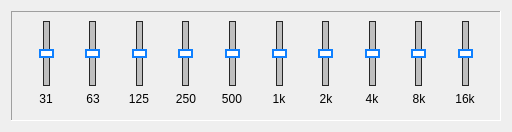
      <widget class="QWidget" name="EQ1">
       <attribute name="title">
        <string>EQ1</string>
       </attribute>
       <layout class="QVBoxLayout" name="verticalLayout_2">
        <item>
         <widget class="QFrame" name="EQ1_frame">
          <property name="sizePolicy">
           <sizepolicy hsizetype="Fixed" vsizetype="Fixed">
            <horstretch>0</horstretch>
            <verstretch>0</verstretch>
           </sizepolicy>
          </property>
          <property name="minimumSize">
           <size>
            <width>490</width>
            <height>110</height>
           </size>
          </property>
          <property name="maximumSize">
           <size>
            <width>490</width>
            <height>110</height>
           </size>
          </property>
          <property name="frameShape">
           <enum>QFrame::Panel</enum>
          </property>
          <property name="frameShadow">
           <enum>QFrame::Sunken</enum>
          </property>
          <layout class="QHBoxLayout" name="horizontalLayout">
           <item>
            <spacer name="horizontalSpacer">
             <property name="orientation">
              <enum>Qt::Horizontal</enum>
             </property>
             <property name="sizeType">
              <enum>QSizePolicy::Fixed</enum>
             </property>
             <property name="sizeHint" stdset="0">
              <size>
               <width>5</width>
               <height>20</height>
              </size>
             </property>
            </spacer>
           </item>
           <item>
            <layout class="QVBoxLayout" name="Band1">
             <item alignment="Qt::AlignHCenter">
              <widget class="QSlider" name="EQ1_31">
               <property name="minimumSize">
                <size>
                 <width>0</width>
                 <height>65</height>
                </size>
               </property>
               <property name="maximumSize">
                <size>
                 <width>16777215</width>
                 <height>65</height>
                </size>
               </property>
               <property name="font">
                <font>
                 <kerning>true</kerning>
                </font>
               </property>
               <property name="styleSheet">
                <string notr="true">.QSlider::groove:vertical {
    border: 1px solid #262626;
	background: rgb(191, 191, 191);
	width: 5px;
	margin: 0 12px;
}

.QSlider::handle:vertical {
    background: white;
    border: 2px solid rgb(15, 128, 255);
    height: 5px;
    width: 10px;
	margin: 0px -5px
	
}


</string>
               </property>
               <property name="minimum">
                <number>-1</number>
               </property>
               <property name="maximum">
                <number>1</number>
               </property>
               <property name="pageStep">
                <number>1</number>
               </property>
               <property name="value">
                <number>0</number>
               </property>
               <property name="tracking">
                <bool>true</bool>
               </property>
               <property name="orientation">
                <enum>Qt::Vertical</enum>
               </property>
               <property name="invertedAppearance">
                <bool>false</bool>
               </property>
               <property name="invertedControls">
                <bool>false</bool>
               </property>
              </widget>
             </item>
             <item alignment="Qt::AlignHCenter|Qt::AlignTop">
              <widget class="QLabel" name="EQ1_31_Lab">
               <property name="minimumSize">
                <size>
                 <width>30</width>
                 <height>0</height>
                </size>
               </property>
               <property name="maximumSize">
                <size>
                 <width>30</width>
                 <height>16777215</height>
                </size>
               </property>
               <property name="text">
                <string>31</string>
               </property>
               <property name="alignment">
                <set>Qt::AlignCenter</set>
               </property>
              </widget>
             </item>
            </layout>
           </item>
           <item>
            <layout class="QVBoxLayout" name="Band2">
             <item alignment="Qt::AlignHCenter">
              <widget class="QSlider" name="EQ1_63">
               <property name="minimumSize">
                <size>
                 <width>0</width>
                 <height>65</height>
                </size>
               </property>
               <property name="maximumSize">
                <size>
                 <width>16777215</width>
                 <height>65</height>
                </size>
               </property>
               <property name="font">
                <font>
                 <kerning>true</kerning>
                </font>
               </property>
               <property name="styleSheet">
                <string notr="true">.QSlider::groove:vertical {
    border: 1px solid #262626;
	background: rgb(191, 191, 191);
	width: 5px;
	margin: 0 12px;
}

.QSlider::handle:vertical {
    background: white;
    border: 2px solid rgb(15, 128, 255);
    height: 5px;
    width: 10px;
	margin: 0px -5px
	
}


</string>
               </property>
               <property name="minimum">
                <number>-1</number>
               </property>
               <property name="maximum">
                <number>1</number>
               </property>
               <property name="pageStep">
                <number>1</number>
               </property>
               <property name="tracking">
                <bool>true</bool>
               </property>
               <property name="orientation">
                <enum>Qt::Vertical</enum>
               </property>
               <property name="invertedAppearance">
                <bool>false</bool>
               </property>
               <property name="invertedControls">
                <bool>false</bool>
               </property>
              </widget>
             </item>
             <item alignment="Qt::AlignHCenter|Qt::AlignTop">
              <widget class="QLabel" name="EQ1_63_Lab">
               <property name="minimumSize">
                <size>
                 <width>30</width>
                 <height>0</height>
                </size>
               </property>
               <property name="maximumSize">
                <size>
                 <width>30</width>
                 <height>16777215</height>
                </size>
               </property>
               <property name="text">
                <string>63</string>
               </property>
               <property name="alignment">
                <set>Qt::AlignCenter</set>
               </property>
              </widget>
             </item>
            </layout>
           </item>
           <item>
            <layout class="QVBoxLayout" name="Band3">
             <item alignment="Qt::AlignHCenter">
              <widget class="QSlider" name="EQ1_125">
               <property name="minimumSize">
                <size>
                 <width>0</width>
                 <height>65</height>
                </size>
               </property>
               <property name="maximumSize">
                <size>
                 <width>16777215</width>
                 <height>65</height>
                </size>
               </property>
               <property name="font">
                <font>
                 <kerning>true</kerning>
                </font>
               </property>
               <property name="styleSheet">
                <string notr="true">.QSlider::groove:vertical {
    border: 1px solid #262626;
	background: rgb(191, 191, 191);
	width: 5px;
	margin: 0 12px;
}

.QSlider::handle:vertical {
    background: white;
    border: 2px solid rgb(15, 128, 255);
    height: 5px;
    width: 10px;
	margin: 0px -5px
	
}


</string>
               </property>
               <property name="minimum">
                <number>-1</number>
               </property>
               <property name="maximum">
                <number>1</number>
               </property>
               <property name="pageStep">
                <number>1</number>
               </property>
               <property name="tracking">
                <bool>true</bool>
               </property>
               <property name="orientation">
                <enum>Qt::Vertical</enum>
               </property>
               <property name="invertedAppearance">
                <bool>false</bool>
               </property>
               <property name="invertedControls">
                <bool>false</bool>
               </property>
              </widget>
             </item>
             <item alignment="Qt::AlignHCenter|Qt::AlignTop">
              <widget class="QLabel" name="EQ1_125_Lab">
               <property name="minimumSize">
                <size>
                 <width>30</width>
                 <height>0</height>
                </size>
               </property>
               <property name="maximumSize">
                <size>
                 <width>30</width>
                 <height>16777215</height>
                </size>
               </property>
               <property name="text">
                <string>125</string>
               </property>
               <property name="alignment">
                <set>Qt::AlignCenter</set>
               </property>
              </widget>
             </item>
            </layout>
           </item>
           <item>
            <layout class="QVBoxLayout" name="Band4">
             <item alignment="Qt::AlignHCenter">
              <widget class="QSlider" name="EQ1_250">
               <property name="minimumSize">
                <size>
                 <width>0</width>
                 <height>65</height>
                </size>
               </property>
               <property name="maximumSize">
                <size>
                 <width>16777215</width>
                 <height>65</height>
                </size>
               </property>
               <property name="font">
                <font>
                 <kerning>true</kerning>
                </font>
               </property>
               <property name="styleSheet">
                <string notr="true">.QSlider::groove:vertical {
    border: 1px solid #262626;
	background: rgb(191, 191, 191);
	width: 5px;
	margin: 0 12px;
}

.QSlider::handle:vertical {
    background: white;
    border: 2px solid rgb(15, 128, 255);
    height: 5px;
    width: 10px;
	margin: 0px -5px
	
}


</string>
               </property>
               <property name="minimum">
                <number>-1</number>
               </property>
               <property name="maximum">
                <number>1</number>
               </property>
               <property name="pageStep">
                <number>1</number>
               </property>
               <property name="tracking">
                <bool>true</bool>
               </property>
               <property name="orientation">
                <enum>Qt::Vertical</enum>
               </property>
               <property name="invertedAppearance">
                <bool>false</bool>
               </property>
               <property name="invertedControls">
                <bool>false</bool>
               </property>
              </widget>
             </item>
             <item alignment="Qt::AlignHCenter|Qt::AlignTop">
              <widget class="QLabel" name="EQ1_250_Lab">
               <property name="minimumSize">
                <size>
                 <width>30</width>
                 <height>0</height>
                </size>
               </property>
               <property name="maximumSize">
                <size>
                 <width>30</width>
                 <height>16777215</height>
                </size>
               </property>
               <property name="text">
                <string>250</string>
               </property>
               <property name="alignment">
                <set>Qt::AlignCenter</set>
               </property>
              </widget>
             </item>
            </layout>
           </item>
           <item>
            <layout class="QVBoxLayout" name="Band5">
             <item alignment="Qt::AlignHCenter">
              <widget class="QSlider" name="EQ1_500">
               <property name="minimumSize">
                <size>
                 <width>0</width>
                 <height>65</height>
                </size>
               </property>
               <property name="maximumSize">
                <size>
                 <width>16777215</width>
                 <height>65</height>
                </size>
               </property>
               <property name="font">
                <font>
                 <kerning>true</kerning>
                </font>
               </property>
               <property name="styleSheet">
                <string notr="true">.QSlider::groove:vertical {
    border: 1px solid #262626;
	background: rgb(191, 191, 191);
	width: 5px;
	margin: 0 12px;
}

.QSlider::handle:vertical {
    background: white;
    border: 2px solid rgb(15, 128, 255);
    height: 5px;
    width: 10px;
	margin: 0px -5px
	
}


</string>
               </property>
               <property name="minimum">
                <number>-1</number>
               </property>
               <property name="maximum">
                <number>1</number>
               </property>
               <property name="pageStep">
                <number>1</number>
               </property>
               <property name="tracking">
                <bool>true</bool>
               </property>
               <property name="orientation">
                <enum>Qt::Vertical</enum>
               </property>
               <property name="invertedAppearance">
                <bool>false</bool>
               </property>
               <property name="invertedControls">
                <bool>false</bool>
               </property>
              </widget>
             </item>
             <item alignment="Qt::AlignHCenter|Qt::AlignTop">
              <widget class="QLabel" name="EQ1_500_Lab">
               <property name="minimumSize">
                <size>
                 <width>30</width>
                 <height>0</height>
                </size>
               </property>
               <property name="maximumSize">
                <size>
                 <width>30</width>
                 <height>16777215</height>
                </size>
               </property>
               <property name="text">
                <string>500</string>
               </property>
               <property name="alignment">
                <set>Qt::AlignCenter</set>
               </property>
              </widget>
             </item>
            </layout>
           </item>
           <item>
            <layout class="QVBoxLayout" name="Band6">
             <item alignment="Qt::AlignHCenter">
              <widget class="QSlider" name="EQ1_1000">
               <property name="minimumSize">
                <size>
                 <width>0</width>
                 <height>65</height>
                </size>
               </property>
               <property name="maximumSize">
                <size>
                 <width>16777215</width>
                 <height>65</height>
                </size>
               </property>
               <property name="sizeIncrement">
                <size>
                 <width>0</width>
                 <height>0</height>
                </size>
               </property>
               <property name="font">
                <font>
                 <kerning>true</kerning>
                </font>
               </property>
               <property name="styleSheet">
                <string notr="true">.QSlider::groove:vertical {
    border: 1px solid #262626;
	background: rgb(191, 191, 191);
	width: 5px;
	margin: 0 12px;
}

.QSlider::handle:vertical {
    background: white;
    border: 2px solid rgb(15, 128, 255);
    height: 5px;
    width: 10px;
	margin: 0px -5px
	
}


</string>
               </property>
               <property name="minimum">
                <number>-1</number>
               </property>
               <property name="maximum">
                <number>1</number>
               </property>
               <property name="pageStep">
                <number>1</number>
               </property>
               <property name="tracking">
                <bool>true</bool>
               </property>
               <property name="orientation">
                <enum>Qt::Vertical</enum>
               </property>
               <property name="invertedAppearance">
                <bool>false</bool>
               </property>
               <property name="invertedControls">
                <bool>false</bool>
               </property>
              </widget>
             </item>
             <item alignment="Qt::AlignHCenter|Qt::AlignTop">
              <widget class="QLabel" name="EQ1_1000_Lab">
               <property name="minimumSize">
                <size>
                 <width>30</width>
                 <height>0</height>
                </size>
               </property>
               <property name="maximumSize">
                <size>
                 <width>30</width>
                 <height>16777215</height>
                </size>
               </property>
               <property name="text">
                <string>1k</string>
               </property>
               <property name="alignment">
                <set>Qt::AlignCenter</set>
               </property>
              </widget>
             </item>
            </layout>
           </item>
           <item>
            <layout class="QVBoxLayout" name="Band7">
             <item alignment="Qt::AlignHCenter">
              <widget class="QSlider" name="EQ1_2000">
               <property name="minimumSize">
                <size>
                 <width>0</width>
                 <height>65</height>
                </size>
               </property>
               <property name="maximumSize">
                <size>
                 <width>16777215</width>
                 <height>65</height>
                </size>
               </property>
               <property name="font">
                <font>
                 <kerning>true</kerning>
                </font>
               </property>
               <property name="styleSheet">
                <string notr="true">.QSlider::groove:vertical {
    border: 1px solid #262626;
	background: rgb(191, 191, 191);
	width: 5px;
	margin: 0 12px;
}

.QSlider::handle:vertical {
    background: white;
    border: 2px solid rgb(15, 128, 255);
    height: 5px;
    width: 10px;
	margin: 0px -5px
	
}


</string>
               </property>
               <property name="minimum">
                <number>-1</number>
               </property>
               <property name="maximum">
                <number>1</number>
               </property>
               <property name="pageStep">
                <number>1</number>
               </property>
               <property name="tracking">
                <bool>true</bool>
               </property>
               <property name="orientation">
                <enum>Qt::Vertical</enum>
               </property>
               <property name="invertedAppearance">
                <bool>false</bool>
               </property>
               <property name="invertedControls">
                <bool>false</bool>
               </property>
              </widget>
             </item>
             <item alignment="Qt::AlignHCenter|Qt::AlignTop">
              <widget class="QLabel" name="EQ1_2000_Lab">
               <property name="minimumSize">
                <size>
                 <width>30</width>
                 <height>0</height>
                </size>
               </property>
               <property name="maximumSize">
                <size>
                 <width>30</width>
                 <height>16777215</height>
                </size>
               </property>
               <property name="text">
                <string>2k</string>
               </property>
               <property name="alignment">
                <set>Qt::AlignCenter</set>
               </property>
              </widget>
             </item>
            </layout>
           </item>
           <item>
            <layout class="QVBoxLayout" name="Band8">
             <item alignment="Qt::AlignHCenter">
              <widget class="QSlider" name="EQ1_4000">
               <property name="minimumSize">
                <size>
                 <width>0</width>
                 <height>65</height>
                </size>
               </property>
               <property name="maximumSize">
                <size>
                 <width>16777215</width>
                 <height>65</height>
                </size>
               </property>
               <property name="font">
                <font>
                 <kerning>true</kerning>
                </font>
               </property>
               <property name="styleSheet">
                <string notr="true">.QSlider::groove:vertical {
    border: 1px solid #262626;
	background: rgb(191, 191, 191);
	width: 5px;
	margin: 0 12px;
}

.QSlider::handle:vertical {
    background: white;
    border: 2px solid rgb(15, 128, 255);
    height: 5px;
    width: 10px;
	margin: 0px -5px
	
}


</string>
               </property>
               <property name="minimum">
                <number>-1</number>
               </property>
               <property name="maximum">
                <number>1</number>
               </property>
               <property name="pageStep">
                <number>1</number>
               </property>
               <property name="tracking">
                <bool>true</bool>
               </property>
               <property name="orientation">
                <enum>Qt::Vertical</enum>
               </property>
               <property name="invertedAppearance">
                <bool>false</bool>
               </property>
               <property name="invertedControls">
                <bool>false</bool>
               </property>
              </widget>
             </item>
             <item alignment="Qt::AlignHCenter|Qt::AlignTop">
              <widget class="QLabel" name="EQ1_4000_Lab">
               <property name="minimumSize">
                <size>
                 <width>30</width>
                 <height>0</height>
                </size>
               </property>
               <property name="maximumSize">
                <size>
                 <width>30</width>
                 <height>16777215</height>
                </size>
               </property>
               <property name="text">
                <string>4k</string>
               </property>
               <property name="alignment">
                <set>Qt::AlignCenter</set>
               </property>
              </widget>
             </item>
            </layout>
           </item>
           <item>
            <layout class="QVBoxLayout" name="Band9">
             <item alignment="Qt::AlignHCenter">
              <widget class="QSlider" name="EQ1_8000">
               <property name="minimumSize">
                <size>
                 <width>0</width>
                 <height>65</height>
                </size>
               </property>
               <property name="maximumSize">
                <size>
                 <width>16777215</width>
                 <height>65</height>
                </size>
               </property>
               <property name="font">
                <font>
                 <kerning>true</kerning>
                </font>
               </property>
               <property name="styleSheet">
                <string notr="true">.QSlider::groove:vertical {
    border: 1px solid #262626;
	background: rgb(191, 191, 191);
	width: 5px;
	margin: 0 12px;
}

.QSlider::handle:vertical {
    background: white;
    border: 2px solid rgb(15, 128, 255);
    height: 5px;
    width: 10px;
	margin: 0px -5px
	
}


</string>
               </property>
               <property name="minimum">
                <number>-1</number>
               </property>
               <property name="maximum">
                <number>1</number>
               </property>
               <property name="pageStep">
                <number>1</number>
               </property>
               <property name="tracking">
                <bool>true</bool>
               </property>
               <property name="orientation">
                <enum>Qt::Vertical</enum>
               </property>
               <property name="invertedAppearance">
                <bool>false</bool>
               </property>
               <property name="invertedControls">
                <bool>false</bool>
               </property>
              </widget>
             </item>
             <item alignment="Qt::AlignHCenter|Qt::AlignTop">
              <widget class="QLabel" name="EQ1_8000_Lab">
               <property name="minimumSize">
                <size>
                 <width>30</width>
                 <height>0</height>
                </size>
               </property>
               <property name="maximumSize">
                <size>
                 <width>30</width>
                 <height>16777215</height>
                </size>
               </property>
               <property name="text">
                <string>8k</string>
               </property>
               <property name="alignment">
                <set>Qt::AlignCenter</set>
               </property>
              </widget>
             </item>
            </layout>
           </item>
           <item>
            <layout class="QVBoxLayout" name="Band10">
             <item alignment="Qt::AlignHCenter">
              <widget class="QSlider" name="EQ1_16000">
               <property name="minimumSize">
                <size>
                 <width>0</width>
                 <height>65</height>
                </size>
               </property>
               <property name="maximumSize">
                <size>
                 <width>16777215</width>
                 <height>65</height>
                </size>
               </property>
               <property name="font">
                <font>
                 <kerning>true</kerning>
                </font>
               </property>
               <property name="styleSheet">
                <string notr="true">.QSlider::groove:vertical {
    border: 1px solid #262626;
	background: rgb(191, 191, 191);
	width: 5px;
	margin: 0 12px;
}

.QSlider::handle:vertical {
    background: white;
    border: 2px solid rgb(15, 128, 255);
    height: 5px;
    width: 10px;
	margin: 0px -5px
	
}


</string>
               </property>
               <property name="minimum">
                <number>-1</number>
               </property>
               <property name="maximum">
                <number>1</number>
               </property>
               <property name="pageStep">
                <number>1</number>
               </property>
               <property name="tracking">
                <bool>true</bool>
               </property>
               <property name="orientation">
                <enum>Qt::Vertical</enum>
               </property>
               <property name="invertedAppearance">
                <bool>false</bool>
               </property>
               <property name="invertedControls">
                <bool>false</bool>
               </property>
              </widget>
             </item>
             <item alignment="Qt::AlignHCenter|Qt::AlignTop">
              <widget class="QLabel" name="EQ1_16000_Lab">
               <property name="minimumSize">
                <size>
                 <width>30</width>
                 <height>0</height>
                </size>
               </property>
               <property name="maximumSize">
                <size>
                 <width>30</width>
                 <height>16777215</height>
                </size>
               </property>
               <property name="text">
                <string>16k</string>
               </property>
               <property name="alignment">
                <set>Qt::AlignCenter</set>
               </property>
              </widget>
             </item>
            </layout>
           </item>
           <item>
            <spacer name="horizontalSpacer_2">
             <property name="orientation">
              <enum>Qt::Horizontal</enum>
             </property>
             <property name="sizeType">
              <enum>QSizePolicy::Fixed</enum>
             </property>
             <property name="sizeHint" stdset="0">
              <size>
               <width>5</width>
               <height>20</height>
              </size>
             </property>
            </spacer>
           </item>
          </layout>
         </widget>
        </item>
       </layout>
      </widget>
